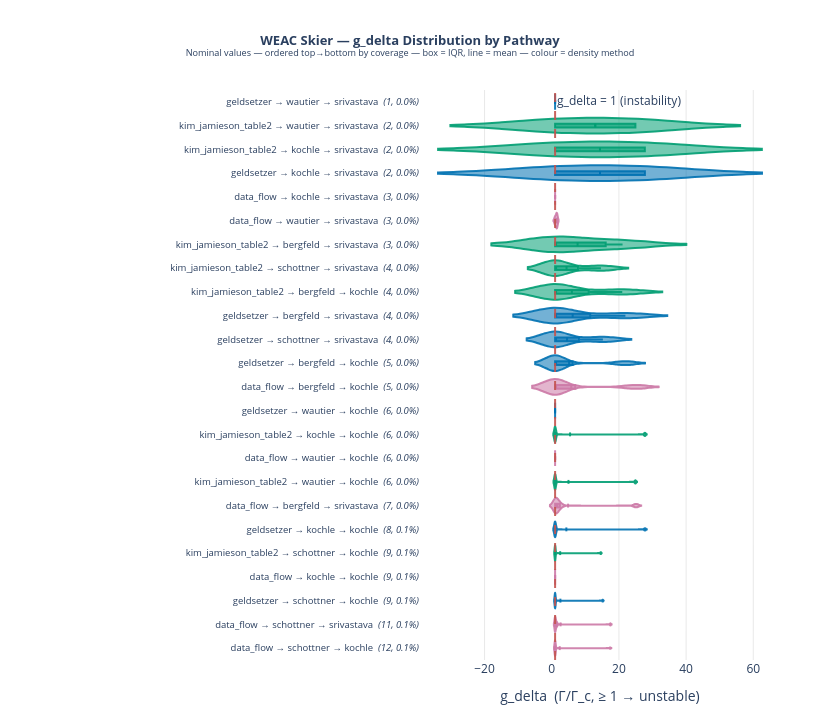

Notebook code for this chart:
### Code cell
weac_valid = weac_slab_df[weac_slab_df['g_delta_ok']].copy()
weac_valid['pathway'] = (
    weac_valid['density_method'] + ' → ' +
    weac_valid['emod_method']    + ' → ' +
    weac_valid['nu_method']
)
pw_by_n = (
    weac_valid.groupby('pathway')['slab_id']
    .count().sort_values(ascending=False).index.tolist()
)

fig = go.Figure()
for pw_label in reversed(pw_by_n):
    vals = weac_valid.loc[weac_valid['pathway'] == pw_label, 'g_delta'].dropna().values
    if len(vals) == 0:
        continue
    n     = len(vals)
    dm    = pw_label.split(' → ')[0]
    color = DENSITY_COLORS.get(dm, '#888')
    fig.add_trace(go.Violin(
        x=vals,
        y=[f"{pw_label}  <i>({n:,}, {n / total_slabs:.1%})</i>"] * n,
        orientation='h',
        name=pw_label,
        box_visible=True, meanline_visible=True, points=False,
        fillcolor=rgba(color, 0.55),
        line_color=rgba(color, 0.90),
        showlegend=False,
    ))

fig.add_vline(
    x=1.0, line_dash='dash',
    line_color='rgba(196,84,78,0.9)', line_width=2,
    annotation_text='g_delta = 1 (instability)', annotation_position='top right',
)
fig.update_layout(
    title=dict(
        text=(
            '<b>WEAC Skier — g_delta Distribution by Pathway</b><br>'
            '<sup>Nominal values — ordered top→bottom by coverage — '
            'box = IQR, line = mean — colour = density method</sup>'
        ),
        x=0.5, xanchor='center', font=dict(size=13),
    ),
    xaxis=dict(title='g_delta  (Γ/Γ_c, ≥ 1 → unstable)', gridcolor='rgba(200,200,200,0.4)'),
    yaxis=dict(autorange='reversed', tickfont=dict(size=9.5)),
    plot_bgcolor='white',
    violingap=0.06,
    width=820, height=720,
    margin=dict(l=420, r=40, t=90, b=60),
)
fig.show()

### Figure 1 — Plotly figure (JSON) as saved in the notebook; plotly's stock layout.template omitted (floating-point values rounded to 4 significant figures)
{"data": [{"box": {"visible": true}, "fillcolor": "rgba(0,114,178,0.55)", "line": {"color": "rgba(0,114,178,0.9)"}, "meanline": {"visible": true}, "name": "geldsetzer → wautier → srivastava", "orientation": "h", "points": false, "showlegend": false, "type": "violin", "x": [0.999], "y": ["geldsetzer → wautier → srivastava  <i>(1, 0.0%)</i>"]}, {"box": {"visible": true}, "fillcolor": "rgba(0,158,115,0.55)", "line": {"color": "rgba(0,158,115,0.9)"}, "meanline": {"visible": true}, "name": "kim_jamieson_table2 → wautier → srivastava", "orientation": "h", "points": false, "showlegend": false, "type": "violin", "x": [1.001, 24.9], "y": ["kim_jamieson_table2 → wautier → srivastava  <i>(2, 0.0%)</i>", "kim_jamieson_table2 → wautier → srivastava  <i>(2, 0.0%)</i>"]}, {"box": {"visible": true}, "fillcolor": "rgba(0,158,115,0.55)", "line": {"color": "rgba(0,158,115,0.9)"}, "meanline": {"visible": true}, "name": "kim_jamieson_table2 → kochle → srivastava", "orientation": "h", "points": false, "showlegend": false, "type": "violin", "x": [27.71, 0.999], "y": ["kim_jamieson_table2 → kochle → srivastava  <i>(2, 0.0%)</i>", "kim_jamieson_table2 → kochle → srivastava  <i>(2, 0.0%)</i>"]}, {"box": {"visible": true}, "fillcolor": "rgba(0,114,178,0.55)", "line": {"color": "rgba(0,114,178,0.9)"}, "meanline": {"visible": true}, "name": "geldsetzer → kochle → srivastava", "orientation": "h", "points": false, "showlegend": false, "type": "violin", "x": [27.73, 0.9989], "y": ["geldsetzer → kochle → srivastava  <i>(2, 0.0%)</i>", "geldsetzer → kochle → srivastava  <i>(2, 0.0%)</i>"]}, {"box": {"visible": true}, "fillcolor": "rgba(204,121,167,0.55)", "line": {"color": "rgba(204,121,167,0.9)"}, "meanline": {"visible": true}, "name": "data_flow → kochle → srivastava", "orientation": "h", "points": false, "showlegend": false, "type": "violin", "x": [1.001, 0.9994, 1.0], "y": ["data_flow → kochle → srivastava  <i>(3, 0.0%)</i>", "data_flow → kochle → srivastava  <i>(3, 0.0%)</i>", "data_flow → kochle → srivastava  <i>(3, 0.0%)</i>"]}, {"box": {"visible": true}, "fillcolor": "rgba(204,121,167,0.55)", "line": {"color": "rgba(204,121,167,0.9)"}, "meanline": {"visible": true}, "name": "data_flow → wautier → srivastava", "orientation": "h", "points": false, "showlegend": false, "type": "violin", "x": [1.527, 1.527, 0.9996], "y": ["data_flow → wautier → srivastava  <i>(3, 0.0%)</i>", "data_flow → wautier → srivastava  <i>(3, 0.0%)</i>", "data_flow → wautier → srivastava  <i>(3, 0.0%)</i>"]}, {"box": {"visible": true}, "fillcolor": "rgba(0,158,115,0.55)", "line": {"color": "rgba(0,158,115,0.9)"}, "meanline": {"visible": true}, "name": "kim_jamieson_table2 → bergfeld → srivastava", "orientation": "h", "points": false, "showlegend": false, "type": "violin", "x": [1.0, 1.001, 21.08], "y": ["kim_jamieson_table2 → bergfeld → srivastava  <i>(3, 0.0%)</i>", "kim_jamieson_table2 → bergfeld → srivastava  <i>(3, 0.0%)</i>", "kim_jamieson_table2 → bergfeld → srivastava  <i>(3, 0.0%)</i>"]}, {"box": {"visible": true}, "fillcolor": "rgba(0,158,115,0.55)", "line": {"color": "rgba(0,158,115,0.9)"}, "meanline": {"visible": true}, "name": "kim_jamieson_table2 → schottner → srivastava", "orientation": "h", "points": false, "showlegend": false, "type": "violin", "x": [1.001, 0.9998, 14.64, 0.999], "y": ["kim_jamieson_table2 → schottner → srivastava  <i>(4, 0.0%)</i>", "kim_jamieson_table2 → schottner → srivastava  <i>(4, 0.0%)</i>", "kim_jamieson_table2 → schottner → srivastava  <i>(4, 0.0%)</i>", "kim_jamieson_table2 → schottner → srivastava  <i>(4, 0.0%)</i>"]}, {"box": {"visible": true}, "fillcolor": "rgba(0,158,115,0.55)", "line": {"color": "rgba(0,158,115,0.9)"}, "meanline": {"visible": true}, "name": "kim_jamieson_table2 → bergfeld → kochle", "orientation": "h", "points": false, "showlegend": false, "type": "violin", "x": [0.9998, 1.0, 1.0, 20.99], "y": ["kim_jamieson_table2 → bergfeld → kochle  <i>(4, 0.0%)</i>", "kim_jamieson_table2 → bergfeld → kochle  <i>(4, 0.0%)</i>", "kim_jamieson_table2 → bergfeld → kochle  <i>(4, 0.0%)</i>", "kim_jamieson_table2 → bergfeld → kochle  <i>(4, 0.0%)</i>"]}, {"box": {"visible": true}, "fillcolor": "rgba(0,114,178,0.55)", "line": {"color": "rgba(0,114,178,0.9)"}, "meanline": {"visible": true}, "name": "geldsetzer → bergfeld → srivastava", "orientation": "h", "points": false, "showlegend": false, "type": "violin", "x": [1.001, 0.999, 21.93, 1.0], "y": ["geldsetzer → bergfeld → srivastava  <i>(4, 0.0%)</i>", "geldsetzer → bergfeld → srivastava  <i>(4, 0.0%)</i>", "geldsetzer → bergfeld → srivastava  <i>(4, 0.0%)</i>", "geldsetzer → bergfeld → srivastava  <i>(4, 0.0%)</i>"]}, {"box": {"visible": true}, "fillcolor": "rgba(0,114,178,0.55)", "line": {"color": "rgba(0,114,178,0.9)"}, "meanline": {"visible": true}, "name": "geldsetzer → schottner → srivastava", "orientation": "h", "points": false, "showlegend": false, "type": "violin", "x": [0.9991, 0.9996, 15.22, 0.9997], "y": ["geldsetzer → schottner → srivastava  <i>(4, 0.0%)</i>", "geldsetzer → schottner → srivastava  <i>(4, 0.0%)</i>", "geldsetzer → schottner → srivastava  <i>(4, 0.0%)</i>", "geldsetzer → schottner → srivastava  <i>(4, 0.0%)</i>"]}, {"box": {"visible": true}, "fillcolor": "rgba(0,114,178,0.55)", "line": {"color": "rgba(0,114,178,0.9)"}, "meanline": {"visible": true}, "name": "geldsetzer → bergfeld → kochle", "orientation": "h", "points": false, "showlegend": false, "type": "violin", "x": [1.0, 0.9984, 0.9984, 21.84, 1.002], "y": ["geldsetzer → bergfeld → kochle  <i>(5, 0.0%)</i>", "geldsetzer → bergfeld → kochle  <i>(5, 0.0%)</i>", "geldsetzer → bergfeld → kochle  <i>(5, 0.0%)</i>", "geldsetzer → bergfeld → kochle  <i>(5, 0.0%)</i>", "geldsetzer → bergfeld → kochle  <i>(5, 0.0%)</i>"]}, {"box": {"visible": true}, "fillcolor": "rgba(204,121,167,0.55)", "line": {"color": "rgba(204,121,167,0.9)"}, "meanline": {"visible": true}, "name": "data_flow → bergfeld → kochle", "orientation": "h", "points": false, "showlegend": false, "type": "violin", "x": [1.0, 1.0, 25.0, 1.001, 1.001], "y": ["data_flow → bergfeld → kochle  <i>(5, 0.0%)</i>", "data_flow → bergfeld → kochle  <i>(5, 0.0%)</i>", "data_flow → bergfeld → kochle  <i>(5, 0.0%)</i>", "data_flow → bergfeld → kochle  <i>(5, 0.0%)</i>", "data_flow → bergfeld → kochle  <i>(5, 0.0%)</i>"]}, {"box": {"visible": true}, "fillcolor": "rgba(0,114,178,0.55)", "line": {"color": "rgba(0,114,178,0.9)"}, "meanline": {"visible": true}, "name": "geldsetzer → wautier → kochle", "orientation": "h", "points": false, "showlegend": false, "type": "violin", "x": [0.9994, 0.9991, 0.9991, 1.001, 1.0, 1.0], "y": ["geldsetzer → wautier → kochle  <i>(6, 0.0%)</i>", "geldsetzer → wautier → kochle  <i>(6, 0.0%)</i>", "geldsetzer → wautier → kochle  <i>(6, 0.0%)</i>", "geldsetzer → wautier → kochle  <i>(6, 0.0%)</i>", "geldsetzer → wautier → kochle  <i>(6, 0.0%)</i>", "geldsetzer → wautier → kochle  <i>(6, 0.0%)</i>"]}, {"box": {"visible": true}, "fillcolor": "rgba(0,158,115,0.55)", "line": {"color": "rgba(0,158,115,0.9)"}, "meanline": {"visible": true}, "name": "kim_jamieson_table2 → kochle → kochle", "orientation": "h", "points": false, "showlegend": false, "type": "violin", "x": [1.001, 1.001, 0.9981, 27.74, 0.9983, 1.001], "y": ["kim_jamieson_table2 → kochle → kochle  <i>(6, 0.0%)</i>", "kim_jamieson_table2 → kochle → kochle  <i>(6, 0.0%)</i>", "kim_jamieson_table2 → kochle → kochle  <i>(6, 0.0%)</i>", "kim_jamieson_table2 → kochle → kochle  <i>(6, 0.0%)</i>", "kim_jamieson_table2 → kochle → kochle  <i>(6, 0.0%)</i>", "kim_jamieson_table2 → kochle → kochle  <i>(6, 0.0%)</i>"]}, {"box": {"visible": true}, "fillcolor": "rgba(204,121,167,0.55)", "line": {"color": "rgba(204,121,167,0.9)"}, "meanline": {"visible": true}, "name": "data_flow → wautier → kochle", "orientation": "h", "points": false, "showlegend": false, "type": "violin", "x": [1.002, 1.001, 1.001, 1.0, 1.0, 1.001], "y": ["data_flow → wautier → kochle  <i>(6, 0.0%)</i>", "data_flow → wautier → kochle  <i>(6, 0.0%)</i>", "data_flow → wautier → kochle  <i>(6, 0.0%)</i>", "data_flow → wautier → kochle  <i>(6, 0.0%)</i>", "data_flow → wautier → kochle  <i>(6, 0.0%)</i>", "data_flow → wautier → kochle  <i>(6, 0.0%)</i>"]}, {"box": {"visible": true}, "fillcolor": "rgba(0,158,115,0.55)", "line": {"color": "rgba(0,158,115,0.9)"}, "meanline": {"visible": true}, "name": "kim_jamieson_table2 → wautier → kochle", "orientation": "h", "points": false, "showlegend": false, "type": "violin", "x": [1.0, 0.9989, 0.9989, 1.001, 24.91, 0.9994], "y": ["kim_jamieson_table2 → wautier → kochle  <i>(6, 0.0%)</i>", "kim_jamieson_table2 → wautier → kochle  <i>(6, 0.0%)</i>", "kim_jamieson_table2 → wautier → kochle  <i>(6, 0.0%)</i>", "kim_jamieson_table2 → wautier → kochle  <i>(6, 0.0%)</i>", "kim_jamieson_table2 → wautier → kochle  <i>(6, 0.0%)</i>", "kim_jamieson_table2 → wautier → kochle  <i>(6, 0.0%)</i>"]}, {"box": {"visible": true}, "fillcolor": "rgba(204,121,167,0.55)", "line": {"color": "rgba(204,121,167,0.9)"}, "meanline": {"visible": true}, "name": "data_flow → bergfeld → srivastava", "orientation": "h", "points": false, "showlegend": false, "type": "violin", "x": [1.596, 1.596, 1.001, 2.713, 25.1, 1.001, 0.9985], "y": ["data_flow → bergfeld → srivastava  <i>(7, 0.0%)</i>", "data_flow → bergfeld → srivastava  <i>(7, 0.0%)</i>", "data_flow → bergfeld → srivastava  <i>(7, 0.0%)</i>", "data_flow → bergfeld → srivastava  <i>(7, 0.0%)</i>", "data_flow → bergfeld → srivastava  <i>(7, 0.0%)</i>", "data_flow → bergfeld → srivastava  <i>(7, 0.0%)</i>", "data_flow → bergfeld → srivastava  <i>(7, 0.0%)</i>"]}, {"box": {"visible": true}, "fillcolor": "rgba(0,114,178,0.55)", "line": {"color": "rgba(0,114,178,0.9)"}, "meanline": {"visible": true}, "name": "geldsetzer → kochle → kochle", "orientation": "h", "points": false, "showlegend": false, "type": "violin", "x": [1.002, 1.002, 1.002, 1.001, 27.76, 0.9981, 0.9994, 1.002], "y": ["geldsetzer → kochle → kochle  <i>(8, 0.1%)</i>", "geldsetzer → kochle → kochle  <i>(8, 0.1%)</i>", "geldsetzer → kochle → kochle  <i>(8, 0.1%)</i>", "geldsetzer → kochle → kochle  <i>(8, 0.1%)</i>", "geldsetzer → kochle → kochle  <i>(8, 0.1%)</i>", "geldsetzer → kochle → kochle  <i>(8, 0.1%)</i>", "geldsetzer → kochle → kochle  <i>(8, 0.1%)</i>", "geldsetzer → kochle → kochle  <i>(8, 0.1%)</i>"]}, {"box": {"visible": true}, "fillcolor": "rgba(0,158,115,0.55)", "line": {"color": "rgba(0,158,115,0.9)"}, "meanline": {"visible": true}, "name": "kim_jamieson_table2 → schottner → kochle", "orientation": "h", "points": false, "showlegend": false, "type": "violin", "x": [1.001, 1.0, 1.0, 1.0, 0.9993, 14.59, 1.0, 1.0, 0.9999], "y": ["kim_jamieson_table2 → schottner → kochle  <i>(9, 0.1%)</i>", "kim_jamieson_table2 → schottner → kochle  <i>(9, 0.1%)</i>", "kim_jamieson_table2 → schottner → kochle  <i>(9, 0.1%)</i>", "kim_jamieson_table2 → schottner → kochle  <i>(9, 0.1%)</i>", "kim_jamieson_table2 → schottner → kochle  <i>(9, 0.1%)</i>", "kim_jamieson_table2 → schottner → kochle  <i>(9, 0.1%)</i>", "kim_jamieson_table2 → schottner → kochle  <i>(9, 0.1%)</i>", "kim_jamieson_table2 → schottner → kochle  <i>(9, 0.1%)</i>", "kim_jamieson_table2 → schottner → kochle  <i>(9, 0.1%)</i>"]}, {"box": {"visible": true}, "fillcolor": "rgba(204,121,167,0.55)", "line": {"color": "rgba(204,121,167,0.9)"}, "meanline": {"visible": true}, "name": "data_flow → kochle → kochle", "orientation": "h", "points": false, "showlegend": false, "type": "violin", "x": [1.0, 1.001, 0.9993, 0.9993, 1.001, 1.002, 1.002, 0.998, 1.001], "y": ["data_flow → kochle → kochle  <i>(9, 0.1%)</i>", "data_flow → kochle → kochle  <i>(9, 0.1%)</i>", "data_flow → kochle → kochle  <i>(9, 0.1%)</i>", "data_flow → kochle → kochle  <i>(9, 0.1%)</i>", "data_flow → kochle → kochle  <i>(9, 0.1%)</i>", "data_flow → kochle → kochle  <i>(9, 0.1%)</i>", "data_flow → kochle → kochle  <i>(9, 0.1%)</i>", "data_flow → kochle → kochle  <i>(9, 0.1%)</i>", "data_flow → kochle → kochle  <i>(9, 0.1%)</i>"]}, {"box": {"visible": true}, "fillcolor": "rgba(0,114,178,0.55)", "line": {"color": "rgba(0,114,178,0.9)"}, "meanline": {"visible": true}, "name": "geldsetzer → schottner → kochle", "orientation": "h", "points": false, "showlegend": false, "type": "violin", "x": [1.001, 0.9993, 1.001, 1.001, 1.002, 15.17, 1.001, 0.9995, 0.9998], "y": ["geldsetzer → schottner → kochle  <i>(9, 0.1%)</i>", "geldsetzer → schottner → kochle  <i>(9, 0.1%)</i>", "geldsetzer → schottner → kochle  <i>(9, 0.1%)</i>", "geldsetzer → schottner → kochle  <i>(9, 0.1%)</i>", "geldsetzer → schottner → kochle  <i>(9, 0.1%)</i>", "geldsetzer → schottner → kochle  <i>(9, 0.1%)</i>", "geldsetzer → schottner → kochle  <i>(9, 0.1%)</i>", "geldsetzer → schottner → kochle  <i>(9, 0.1%)</i>", "geldsetzer → schottner → kochle  <i>(9, 0.1%)</i>"]}, {"box": {"visible": true}, "fillcolor": "rgba(204,121,167,0.55)", "line": {"color": "rgba(204,121,167,0.9)"}, "meanline": {"visible": true}, "name": "data_flow → schottner → srivastava", "orientation": "h", "points": false, "showlegend": false, "type": "violin", "x": [1.367, 1.367, 0.9989, 0.9993, 1.001, 1.0, 1.657, 17.46, 0.9986, 0.9998, 0.9985], "y": ["data_flow → schottner → srivastava  <i>(11, 0.1%)</i>", "data_flow → schottner → srivastava  <i>(11, 0.1%)</i>", "data_flow → schottner → srivastava  <i>(11, 0.1%)</i>", "data_flow → schottner → srivastava  <i>(11, 0.1%)</i>", "data_flow → schottner → srivastava  <i>(11, 0.1%)</i>", "data_flow → schottner → srivastava  <i>(11, 0.1%)</i>", "data_flow → schottner → srivastava  <i>(11, 0.1%)</i>", "data_flow → schottner → srivastava  <i>(11, 0.1%)</i>", "data_flow → schottner → srivastava  <i>(11, 0.1%)</i>", "data_flow → schottner → srivastava  <i>(11, 0.1%)</i>", "data_flow → schottner → srivastava  <i>(11, 0.1%)</i>"]}, {"box": {"visible": true}, "fillcolor": "rgba(204,121,167,0.55)", "line": {"color": "rgba(204,121,167,0.9)"}, "meanline": {"visible": true}, "name": "data_flow → schottner → kochle", "orientation": "h", "points": false, "showlegend": false, "type": "violin", "x": [0.9986, 0.9988, 1.001, 1.002, 1.002, 1.001, 1.001, 1.001, 17.4, 0.999, 0.9996, 0.9995], "y": ["data_flow → schottner → kochle  <i>(12, 0.1%)</i>", "data_flow → schottner → kochle  <i>(12, 0.1%)</i>", "data_flow → schottner → kochle  <i>(12, 0.1%)</i>", "data_flow → schottner → kochle  <i>(12, 0.1%)</i>", "data_flow → schottner → kochle  <i>(12, 0.1%)</i>", "data_flow → schottner → kochle  <i>(12, 0.1%)</i>", "data_flow → schottner → kochle  <i>(12, 0.1%)</i>", "data_flow → schottner → kochle  <i>(12, 0.1%)</i>", "data_flow → schottner → kochle  <i>(12, 0.1%)</i>", "data_flow → schottner → kochle  <i>(12, 0.1%)</i>", "data_flow → schottner → kochle  <i>(12, 0.1%)</i>", "data_flow → schottner → kochle  <i>(12, 0.1%)</i>"]}], "layout": {"annotations": [{"showarrow": false, "text": "g_delta = 1 (instability)", "x": 1, "xanchor": "left", "xref": "x", "y": 1, "yanchor": "top", "yref": "y domain"}], "height": 720, "margin": {"b": 60, "l": 420, "r": 40, "t": 90}, "plot_bgcolor": "white", "shapes": [{"line": {"color": "rgba(196,84,78,0.9)", "dash": "dash", "width": 2}, "type": "line", "x0": 1, "x1": 1, "xref": "x", "y0": 0, "y1": 1, "yref": "y domain"}], "title": {"font": {"size": 13}, "text": "<b>WEAC Skier — g_delta Distribution by Pathway</b><br><sup>Nominal values — ordered top→bottom by coverage — box = IQR, line = mean — colour = density method</sup>", "x": 0.5, "xanchor": "center"}, "violingap": 0.06, "width": 820, "xaxis": {"gridcolor": "rgba(200,200,200,0.4)", "title": {"text": "g_delta  (Γ/Γ_c, ≥ 1 → unstable)"}}, "yaxis": {"autorange": "reversed", "tickfont": {"size": 9.5}}}}
